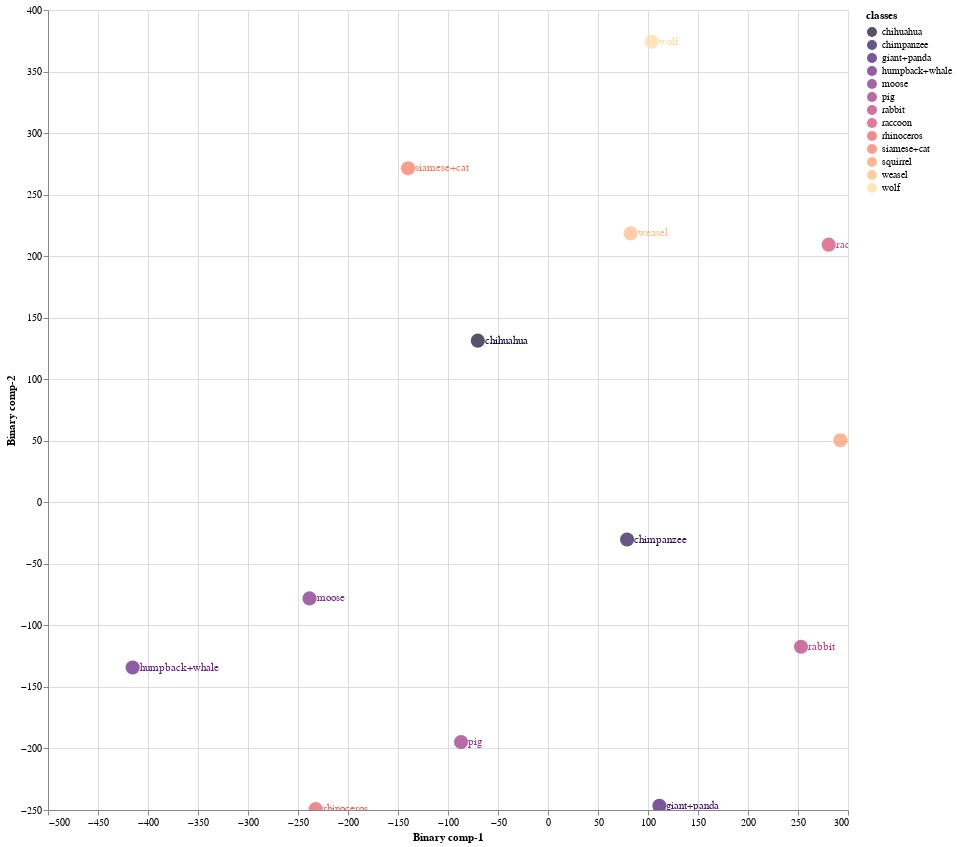
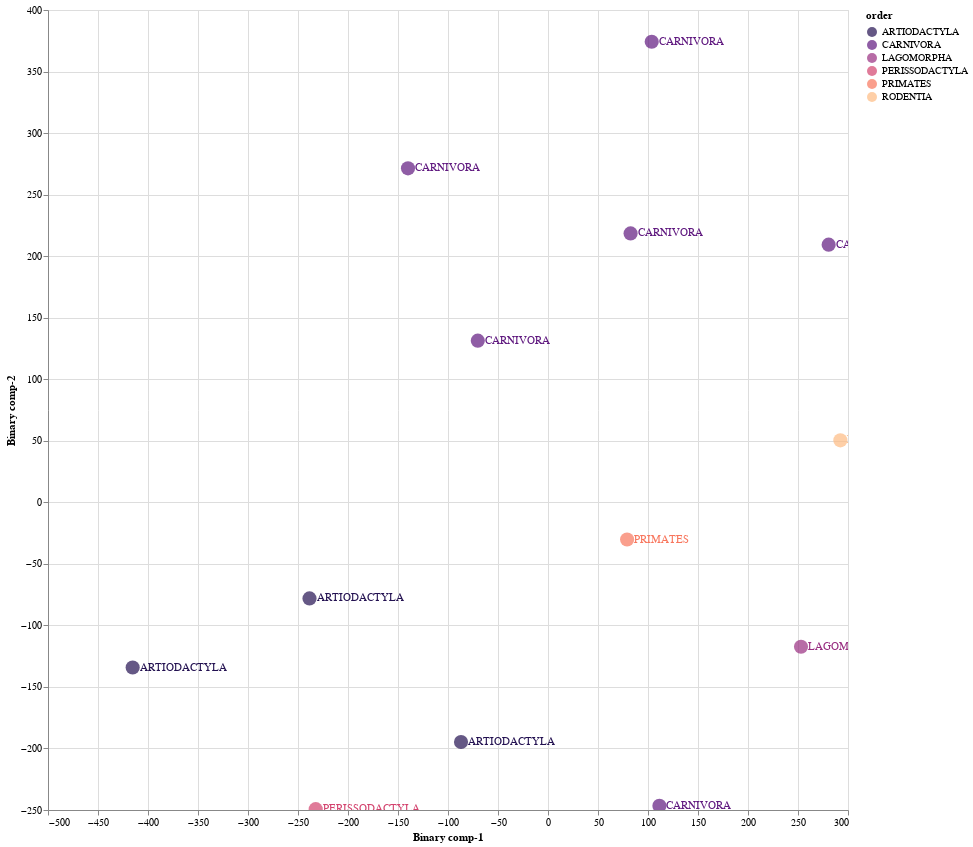

Notebook code cell kept with these figures, in order:
### Markdown cell above
### 8.3 Train Validation Split 03

### Code cell
Train03 = CZSL(mode = "Train", 
               split = 3, 
               DNN = ProjectionNetwork1, 
               epochs = 40, 
               bs = 8, 
               numunits = 1024, 
               lr = 0.1, 
               optimiser = nn.Sigmoid(), 
               dropout = 0.2, 
               mom = 0, 
               wd = 0,  
               device = 'cuda', 
               checkpoint = CP3, 
               pred_type = 'Probabilistic', 
               dist_type = 'cosine')

#mode
#1. "Train" - Use Train Val split
#2. "Test" - For Unseen Test Data

#split
# 1 -Train/Val Split 1
# 2 -Train/Val Split 2
# 3 -Train/Val Split 2

#pred_type
#1. "Probabilistic" - continous real numbers giving probability for prdiction to be 1
#2. "Deterministic" - 1 or 0 prediction values

#dist_type
#1. euclidean
#2. cosine
#3. hamming
#4. jaccard

### Figure 1 — Vega-Lite specification as saved in the notebook (floating-point values rounded to 4 significant figures)
{"config": {"view": {"continuousWidth": 400, "continuousHeight": 300}}, "layer": [{"mark": {"type": "circle", "size": 200}, "encoding": {"color": {"field": "classes", "scale": {"scheme": "Magma"}, "type": "nominal"}, "x": {"field": "Binary comp-1", "type": "quantitative"}, "y": {"field": "Binary comp-2", "type": "quantitative"}}, "height": 800, "selection": {"selector103": {"type": "interval", "bind": "scales", "encodings": ["x", "y"]}}, "width": 800}, {"mark": {"type": "text", "align": "left", "baseline": "middle", "dx": 7}, "encoding": {"color": {"field": "classes", "scale": {"scheme": "Magma"}, "type": "nominal"}, "text": {"field": "classes", "type": "nominal"}, "x": {"field": "Binary comp-1", "type": "quantitative"}, "y": {"field": "Binary comp-2", "type": "quantitative"}}, "height": 800, "width": 800}], "data": {"name": "data-814d50e95f79ff3dc67a2841268f737d"}, "$schema": "https://vega.github.io/schema/vega-lite/v4.17.0.json", "datasets": {"data-814d50e95f79ff3dc67a2841268f737d": [{"Binary comp-1": -140.0, "Binary comp-2": 271.4, "classes": "siamese+cat", "sciName": "Felis_catus", "animal_label": 10, "animal_class": "siamese+cat", "mainCommonName": "Domestic Cat", "otherCommonNames": "Cat", "class": "Mammalia", "infraclass": "Placentalia", "magnorder": "Boreoeutheria", "superorder": "Laurasiatheria", "order": "CARNIVORA", "suborder": "FELIFORMIA", "infraorder": "FELOIDEA", "parvorder": null, "superfamily": null, "family": "FELIDAE", "subfamily": "FELINAE", "tribe": null, "genus": "Felis"}, {"Binary comp-1": -238.5, "Binary comp-2": -78.1, "classes": "moose", "sciName": "Alces_alces", "animal_label": 16, "animal_class": "moose", "mainCommonName": "Moose", "otherCommonNames": "Elk|Eurasian Elk|Caucasian Moose", "class": "Mammalia", "infraclass": "Placentalia", "magnorder": "Boreoeutheria", "superorder": "Laurasiatheria", "order": "ARTIODACTYLA", "suborder": "RUMINANTIA", "infraorder": "PECORA", "parvorder": null, "superfamily": null, "family": "CERVIDAE", "subfamily": "CAPREOLINAE", "tribe": "ALCEINI", "genus": "Alces"}, {"Binary comp-1": -415.3, "Binary comp-2": -134.3, "classes": "humpback+whale", "sciName": "Megaptera_novaeangliae", "animal_label": 18, "animal_class": "humpback+whale", "mainCommonName": "Humpback Whale", "otherCommonNames": "Bunch Whale|Hump Whale|Hunchback Whale", "class": "Mammalia", "infraclass": "Placentalia", "magnorder": "Boreoeutheria", "superorder": "Laurasiatheria", "order": "ARTIODACTYLA", "suborder": "WHIPPOMORPHA", "infraorder": "CETACEA", "parvorder": "MYSTICETI", "superfamily": null, "family": "BALAENOPTERIDAE", "subfamily": null, "tribe": null, "genus": "Megaptera"}, {"Binary comp-1": 79.09, "Binary comp-2": -30.23, "classes": "chimpanzee", "sciName": "Pan_troglodytes", "animal_label": 25, "animal_class": "chimpanzee", "mainCommonName": "Chimpanzee", "otherCommonNames": "Chimpanzee|Common Chimpanzee|Robust Chimpanzee|Central Chimpanzee|Eastern Chimpanzee|Nigeria-Cameroon Chimpanzee|Western Chimpanzee", "class": "Mammalia", "infraclass": "Placentalia", "magnorder": "Boreoeutheria", "superorder": "Euarchontoglires", "order": "PRIMATES", "suborder": "HAPLORHINI", "infraorder": "SIMIIFORMES", "parvorder": "CATARRHINI", "superfamily": "HOMINOIDEA", "family": "HOMINIDAE", "subfamily": "HOMININAE", "tribe": null, "genus": "Pan"}, {"Binary comp-1": 292.4, "Binary comp-2": 50.37, "classes": "squirrel", "sciName": "Sciurus_aberti", "animal_label": 27, "animal_class": "squirrel", "mainCommonName": "Abert's Squirrel", "otherCommonNames": "Tassel-eared Squirrel|Kaibab Squirrel", "class": "Mammalia", "infraclass": "Placentalia", "magnorder": "Boreoeutheria", "superorder": "Euarchontoglires", "order": "RODENTIA", "suborder": "SCIUROMORPHA", "infraorder": null, "parvorder": null, "superfamily": null, "family": "SCIURIDAE", "subfamily": "SCIURINAE", "tribe": "SCIURINI", "genus": "Sciurus"}, {"Binary comp-1": -232.3, "Binary comp-2": -249.3, "classes": "rhinoceros", "sciName": "Rhinoceros_unicornis", "animal_label": 28, "animal_class": "rhinoceros", "mainCommonName": "Greater One-horned Rhinoceros", "otherCommonNames": "Indian Rhinoceros", "class": "Mammalia", "infraclass": "Placentalia", "magnorder": "Boreoeutheria", "superorder": "Laurasiatheria", "order": "PERISSODACTYLA", "suborder": "CERATOMORPHA", "infraorder": null, "parvorder": null, "superfamily": null, "family": "RHINOCEROTIDAE", "subfamily": null, "tribe": null, "genus": "Rhinoceros"}, {"Binary comp-1": 253.0, "Binary comp-2": -117.3, "classes": "rabbit", "sciName": "Pentalagus_furnessi", "animal_label": 29, "animal_class": "rabbit", "mainCommonName": "Amami Rabbit", "otherCommonNames": "Ryukyu Rabbit", "class": "Mammalia", "infraclass": "Placentalia", "magnorder": "Boreoeutheria", "superorder": "Euarchontoglires", "order": "LAGOMORPHA", "suborder": null, "infraorder": null, "parvorder": null, "superfamily": null, "family": "LEPORIDAE", "subfamily": null, "tribe": null, "genus": "Pentalagus"}, {"Binary comp-1": 103.7, "Binary comp-2": 374.2, "classes": "wolf", "sciName": "Canis_lupus", "animal_label": 32, "animal_class": "wolf", "mainCommonName": "Gray Wolf", "otherCommonNames": "Wolf|Timber Wolf|Tundra Wolf|Arctic Wolf", "class": "Mammalia", "infraclass": "Placentalia", "magnorder": "Boreoeutheria", "superorder": "Laurasiatheria", "order": "CARNIVORA", "suborder": "CANIFORMIA", "infraorder": "CANOIDEA", "parvorder": null, "superfamily": null, "family": "CANIDAE", "subfamily": null, "tribe": null, "genus": "Canis"}, {"Binary comp-1": -70.2, "Binary comp-2": 131.3, "classes": "chihuahua", "sciName": "Canis_familiaris", "animal_label": 33, "animal_class": "chihuahua", "mainCommonName": "Domestic Dog", "otherCommonNames": "Dog|Dingo|Feral Dog|New Guinea Singing Dog|Village Dog", "class": "Mammalia", "infraclass": "Placentalia", "magnorder": "Boreoeutheria", "superorder": "Laurasiatheria", "order": "CARNIVORA", "suborder": "CANIFORMIA", "infraorder": "CANOIDEA", "parvorder": null, "superfamily": null, "family": "CANIDAE", "subfamily": null, "tribe": null, "genus": "Canis"}, {"Binary comp-1": 82.59, "Binary comp-2": 218.5, "classes": "weasel", "sciName": "Poecilogale_albinucha", "animal_label": 35, "animal_class": "weasel", "mainCommonName": "African Striped Weasel", "otherCommonNames": null, "class": "Mammalia", "infraclass": "Placentalia", "magnorder": "Boreoeutheria", "superorder": "Laurasiatheria", "order": "CARNIVORA", "suborder": "CANIFORMIA", "infraorder": "ARCTOIDEA", "parvorder": null, "superfamily": "MUSTELOIDEA", "family": "MUSTELIDAE", "subfamily": "ICTONYCHINAE", "tribe": null, "genus": "Poecilogale"}, {"Binary comp-1": 111.4, "Binary comp-2": -246.6, "classes": "giant+panda", "sciName": "Ailuropoda_melanoleuca", "animal_label": 39, "animal_class": "giant+panda", "mainCommonName": "Giant Panda", "otherCommonNames": "Da Xiong Mao", "class": "Mammalia", "infraclass": "Placentalia", "magnorder": "Boreoeutheria", "superorder": "Laurasiatheria", "order": "CARNIVORA", "suborder": "CANIFORMIA", "infraorder": "ARCTOIDEA", "parvorder": null, "superfamily": "URSOIDEA", "family": "URSIDAE", "subfamily": "AILUROPODINAE", "tribe": null, "genus": "Ailuropoda"}, {"Binary comp-1": -86.97, "Binary comp-2": -194.8, "classes": "pig", "sciName": "Sus_domesticus", "animal_label": 42, "animal_class": "pig", "mainCommonName": "Domestic Pig", "otherCommonNames": "Hog|Pig|Swine", "class": "Mammalia", "infraclass": "Placentalia", "magnorder": "Boreoeutheria", "superorder": "Laurasiatheria", "order": "ARTIODACTYLA", "suborder": "SUINA", "infraorder": null, "parvorder": null, "superfamily": null, "family": "SUIDAE", "subfamily": null, "tribe": null, "genus": "Sus"}, {"Binary comp-1": 280.7, "Binary comp-2": 209.3, "classes": "raccoon", "sciName": "Procyon_lotor", "animal_label": 48, "animal_class": "raccoon", "mainCommonName": "Northern Raccoon", "otherCommonNames": "Common Raccoon", "class": "Mammalia", "infraclass": "Placentalia", "magnorder": "Boreoeutheria", "superorder": "Laurasiatheria", "order": "CARNIVORA", "suborder": "CANIFORMIA", "infraorder": "ARCTOIDEA", "parvorder": null, "superfamily": "MUSTELOIDEA", "family": "PROCYONIDAE", "subfamily": null, "tribe": null, "genus": "Procyon"}]}}

### Figure 2 — Vega-Lite specification as saved in the notebook (floating-point values rounded to 4 significant figures)
{"config": {"view": {"continuousWidth": 400, "continuousHeight": 300}}, "layer": [{"mark": {"type": "circle", "size": 200}, "encoding": {"color": {"field": "order", "scale": {"scheme": "Magma"}, "type": "nominal"}, "x": {"field": "Binary comp-1", "type": "quantitative"}, "y": {"field": "Binary comp-2", "type": "quantitative"}}, "height": 800, "selection": {"selector104": {"type": "interval", "bind": "scales", "encodings": ["x", "y"]}}, "width": 800}, {"mark": {"type": "text", "align": "left", "baseline": "middle", "dx": 7}, "encoding": {"color": {"field": "order", "scale": {"scheme": "Magma"}, "type": "nominal"}, "text": {"field": "order", "type": "nominal"}, "x": {"field": "Binary comp-1", "type": "quantitative"}, "y": {"field": "Binary comp-2", "type": "quantitative"}}, "height": 800, "width": 800}], "data": {"name": "data-814d50e95f79ff3dc67a2841268f737d"}, "$schema": "https://vega.github.io/schema/vega-lite/v4.17.0.json", "datasets": {"data-814d50e95f79ff3dc67a2841268f737d": [{"Binary comp-1": -140.0, "Binary comp-2": 271.4, "classes": "siamese+cat", "sciName": "Felis_catus", "animal_label": 10, "animal_class": "siamese+cat", "mainCommonName": "Domestic Cat", "otherCommonNames": "Cat", "class": "Mammalia", "infraclass": "Placentalia", "magnorder": "Boreoeutheria", "superorder": "Laurasiatheria", "order": "CARNIVORA", "suborder": "FELIFORMIA", "infraorder": "FELOIDEA", "parvorder": null, "superfamily": null, "family": "FELIDAE", "subfamily": "FELINAE", "tribe": null, "genus": "Felis"}, {"Binary comp-1": -238.5, "Binary comp-2": -78.1, "classes": "moose", "sciName": "Alces_alces", "animal_label": 16, "animal_class": "moose", "mainCommonName": "Moose", "otherCommonNames": "Elk|Eurasian Elk|Caucasian Moose", "class": "Mammalia", "infraclass": "Placentalia", "magnorder": "Boreoeutheria", "superorder": "Laurasiatheria", "order": "ARTIODACTYLA", "suborder": "RUMINANTIA", "infraorder": "PECORA", "parvorder": null, "superfamily": null, "family": "CERVIDAE", "subfamily": "CAPREOLINAE", "tribe": "ALCEINI", "genus": "Alces"}, {"Binary comp-1": -415.3, "Binary comp-2": -134.3, "classes": "humpback+whale", "sciName": "Megaptera_novaeangliae", "animal_label": 18, "animal_class": "humpback+whale", "mainCommonName": "Humpback Whale", "otherCommonNames": "Bunch Whale|Hump Whale|Hunchback Whale", "class": "Mammalia", "infraclass": "Placentalia", "magnorder": "Boreoeutheria", "superorder": "Laurasiatheria", "order": "ARTIODACTYLA", "suborder": "WHIPPOMORPHA", "infraorder": "CETACEA", "parvorder": "MYSTICETI", "superfamily": null, "family": "BALAENOPTERIDAE", "subfamily": null, "tribe": null, "genus": "Megaptera"}, {"Binary comp-1": 79.09, "Binary comp-2": -30.23, "classes": "chimpanzee", "sciName": "Pan_troglodytes", "animal_label": 25, "animal_class": "chimpanzee", "mainCommonName": "Chimpanzee", "otherCommonNames": "Chimpanzee|Common Chimpanzee|Robust Chimpanzee|Central Chimpanzee|Eastern Chimpanzee|Nigeria-Cameroon Chimpanzee|Western Chimpanzee", "class": "Mammalia", "infraclass": "Placentalia", "magnorder": "Boreoeutheria", "superorder": "Euarchontoglires", "order": "PRIMATES", "suborder": "HAPLORHINI", "infraorder": "SIMIIFORMES", "parvorder": "CATARRHINI", "superfamily": "HOMINOIDEA", "family": "HOMINIDAE", "subfamily": "HOMININAE", "tribe": null, "genus": "Pan"}, {"Binary comp-1": 292.4, "Binary comp-2": 50.37, "classes": "squirrel", "sciName": "Sciurus_aberti", "animal_label": 27, "animal_class": "squirrel", "mainCommonName": "Abert's Squirrel", "otherCommonNames": "Tassel-eared Squirrel|Kaibab Squirrel", "class": "Mammalia", "infraclass": "Placentalia", "magnorder": "Boreoeutheria", "superorder": "Euarchontoglires", "order": "RODENTIA", "suborder": "SCIUROMORPHA", "infraorder": null, "parvorder": null, "superfamily": null, "family": "SCIURIDAE", "subfamily": "SCIURINAE", "tribe": "SCIURINI", "genus": "Sciurus"}, {"Binary comp-1": -232.3, "Binary comp-2": -249.3, "classes": "rhinoceros", "sciName": "Rhinoceros_unicornis", "animal_label": 28, "animal_class": "rhinoceros", "mainCommonName": "Greater One-horned Rhinoceros", "otherCommonNames": "Indian Rhinoceros", "class": "Mammalia", "infraclass": "Placentalia", "magnorder": "Boreoeutheria", "superorder": "Laurasiatheria", "order": "PERISSODACTYLA", "suborder": "CERATOMORPHA", "infraorder": null, "parvorder": null, "superfamily": null, "family": "RHINOCEROTIDAE", "subfamily": null, "tribe": null, "genus": "Rhinoceros"}, {"Binary comp-1": 253.0, "Binary comp-2": -117.3, "classes": "rabbit", "sciName": "Pentalagus_furnessi", "animal_label": 29, "animal_class": "rabbit", "mainCommonName": "Amami Rabbit", "otherCommonNames": "Ryukyu Rabbit", "class": "Mammalia", "infraclass": "Placentalia", "magnorder": "Boreoeutheria", "superorder": "Euarchontoglires", "order": "LAGOMORPHA", "suborder": null, "infraorder": null, "parvorder": null, "superfamily": null, "family": "LEPORIDAE", "subfamily": null, "tribe": null, "genus": "Pentalagus"}, {"Binary comp-1": 103.7, "Binary comp-2": 374.2, "classes": "wolf", "sciName": "Canis_lupus", "animal_label": 32, "animal_class": "wolf", "mainCommonName": "Gray Wolf", "otherCommonNames": "Wolf|Timber Wolf|Tundra Wolf|Arctic Wolf", "class": "Mammalia", "infraclass": "Placentalia", "magnorder": "Boreoeutheria", "superorder": "Laurasiatheria", "order": "CARNIVORA", "suborder": "CANIFORMIA", "infraorder": "CANOIDEA", "parvorder": null, "superfamily": null, "family": "CANIDAE", "subfamily": null, "tribe": null, "genus": "Canis"}, {"Binary comp-1": -70.2, "Binary comp-2": 131.3, "classes": "chihuahua", "sciName": "Canis_familiaris", "animal_label": 33, "animal_class": "chihuahua", "mainCommonName": "Domestic Dog", "otherCommonNames": "Dog|Dingo|Feral Dog|New Guinea Singing Dog|Village Dog", "class": "Mammalia", "infraclass": "Placentalia", "magnorder": "Boreoeutheria", "superorder": "Laurasiatheria", "order": "CARNIVORA", "suborder": "CANIFORMIA", "infraorder": "CANOIDEA", "parvorder": null, "superfamily": null, "family": "CANIDAE", "subfamily": null, "tribe": null, "genus": "Canis"}, {"Binary comp-1": 82.59, "Binary comp-2": 218.5, "classes": "weasel", "sciName": "Poecilogale_albinucha", "animal_label": 35, "animal_class": "weasel", "mainCommonName": "African Striped Weasel", "otherCommonNames": null, "class": "Mammalia", "infraclass": "Placentalia", "magnorder": "Boreoeutheria", "superorder": "Laurasiatheria", "order": "CARNIVORA", "suborder": "CANIFORMIA", "infraorder": "ARCTOIDEA", "parvorder": null, "superfamily": "MUSTELOIDEA", "family": "MUSTELIDAE", "subfamily": "ICTONYCHINAE", "tribe": null, "genus": "Poecilogale"}, {"Binary comp-1": 111.4, "Binary comp-2": -246.6, "classes": "giant+panda", "sciName": "Ailuropoda_melanoleuca", "animal_label": 39, "animal_class": "giant+panda", "mainCommonName": "Giant Panda", "otherCommonNames": "Da Xiong Mao", "class": "Mammalia", "infraclass": "Placentalia", "magnorder": "Boreoeutheria", "superorder": "Laurasiatheria", "order": "CARNIVORA", "suborder": "CANIFORMIA", "infraorder": "ARCTOIDEA", "parvorder": null, "superfamily": "URSOIDEA", "family": "URSIDAE", "subfamily": "AILUROPODINAE", "tribe": null, "genus": "Ailuropoda"}, {"Binary comp-1": -86.97, "Binary comp-2": -194.8, "classes": "pig", "sciName": "Sus_domesticus", "animal_label": 42, "animal_class": "pig", "mainCommonName": "Domestic Pig", "otherCommonNames": "Hog|Pig|Swine", "class": "Mammalia", "infraclass": "Placentalia", "magnorder": "Boreoeutheria", "superorder": "Laurasiatheria", "order": "ARTIODACTYLA", "suborder": "SUINA", "infraorder": null, "parvorder": null, "superfamily": null, "family": "SUIDAE", "subfamily": null, "tribe": null, "genus": "Sus"}, {"Binary comp-1": 280.7, "Binary comp-2": 209.3, "classes": "raccoon", "sciName": "Procyon_lotor", "animal_label": 48, "animal_class": "raccoon", "mainCommonName": "Northern Raccoon", "otherCommonNames": "Common Raccoon", "class": "Mammalia", "infraclass": "Placentalia", "magnorder": "Boreoeutheria", "superorder": "Laurasiatheria", "order": "CARNIVORA", "suborder": "CANIFORMIA", "infraorder": "ARCTOIDEA", "parvorder": null, "superfamily": "MUSTELOIDEA", "family": "PROCYONIDAE", "subfamily": null, "tribe": null, "genus": "Procyon"}]}}
